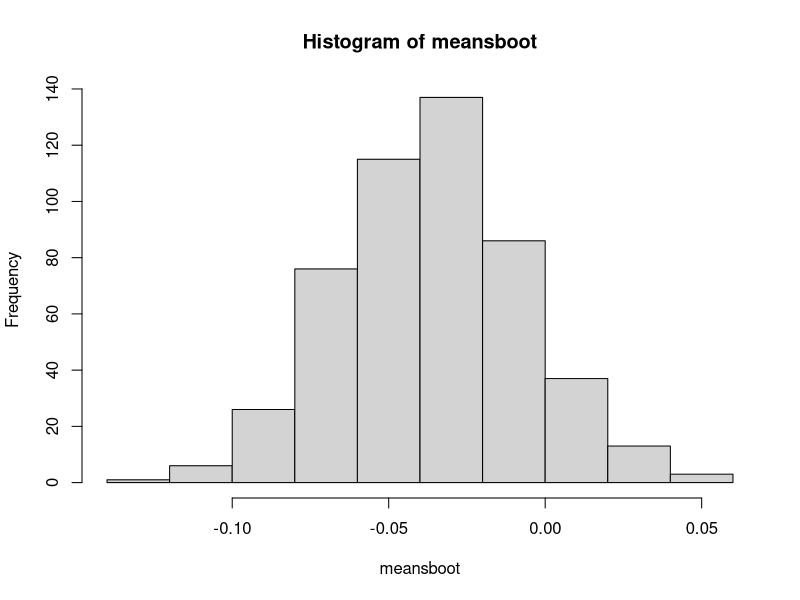
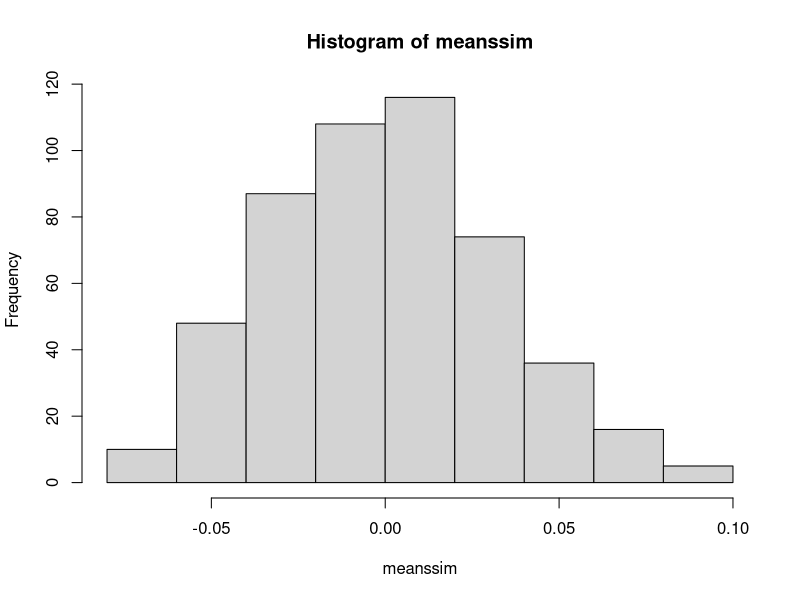
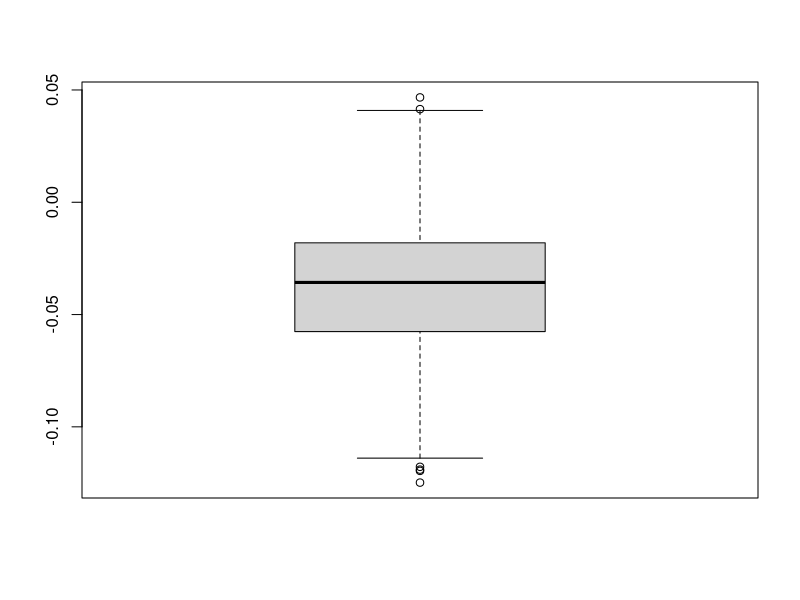
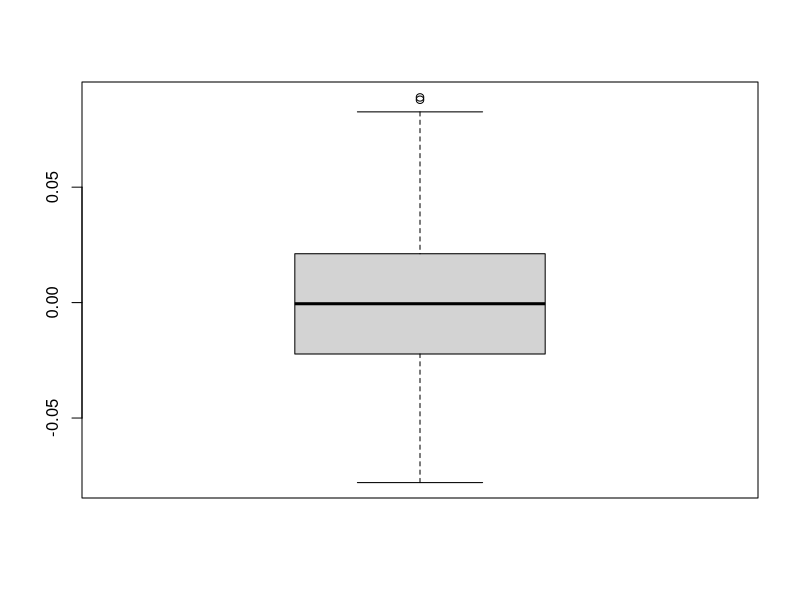
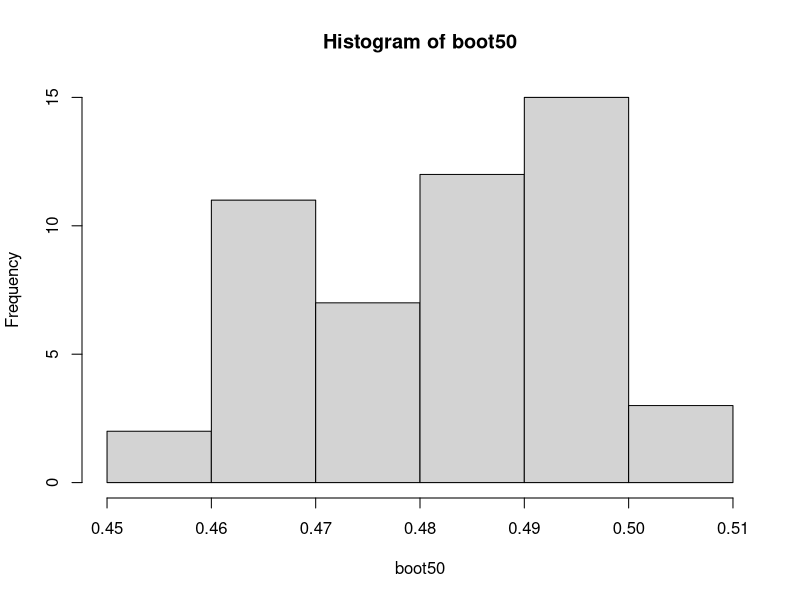
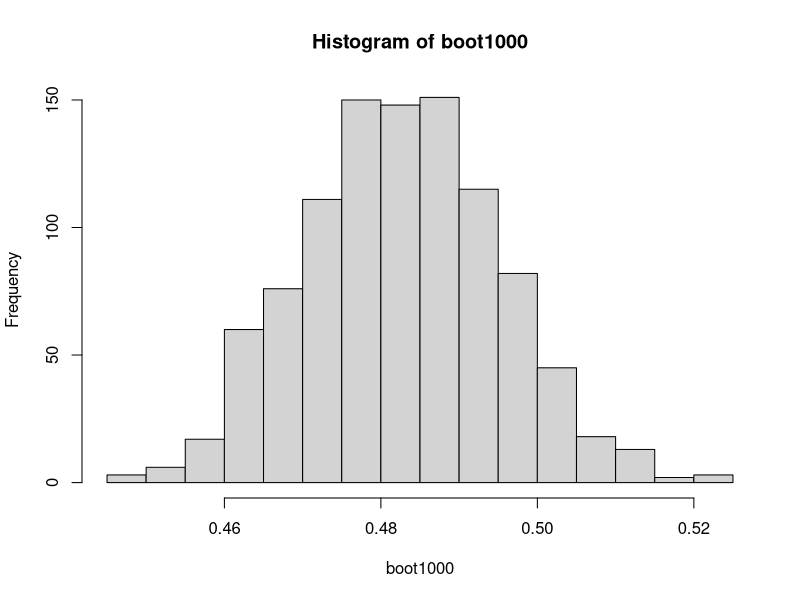
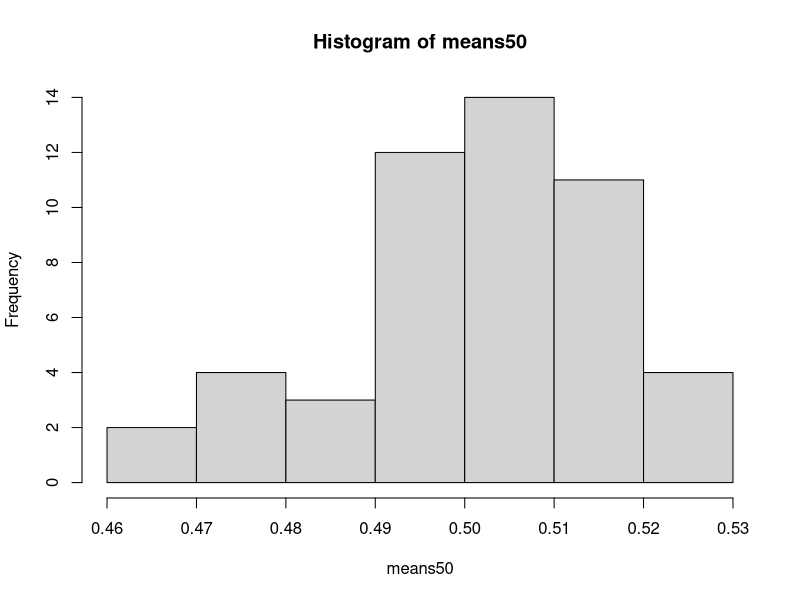
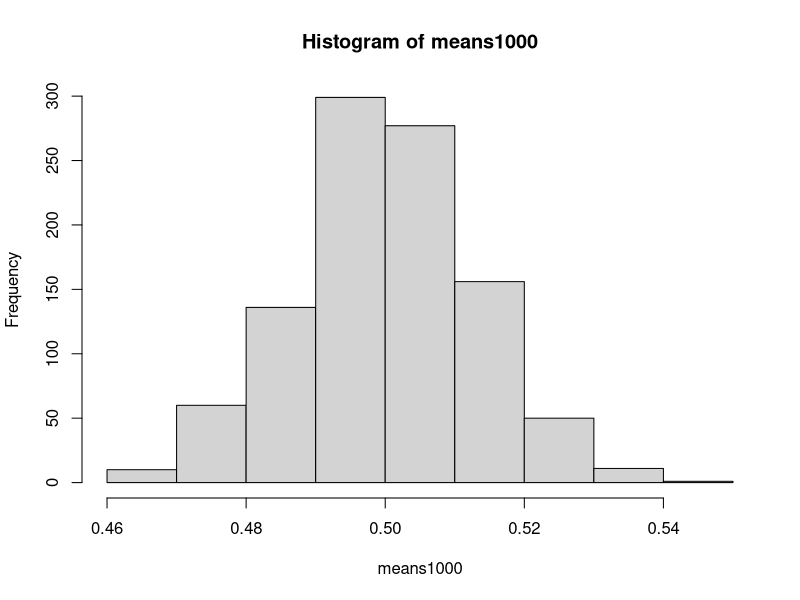

Write R code to recreate these figures, in order. (Note: this script raises an error after producing the figures.)
## ---- chunk 1
knitr::opts_chunk$set(error=TRUE,        # Keep compiling upon error
                      collapse=TRUE,     # collapse by default
                      echo=TRUE,         # echo code by default
                      comment = "#>",    # change comment character
                      fig.width = 10,     # set figure width
                      out.width = "100%", # set width of displayed images
                      warning=TRUE,      # show R warnings
                      message=FALSE)     # show R messages

packageTest<- function(x)  {
    if (!require(x,character.only = TRUE))  {
      install.packages(x,dep=TRUE)
      if(!require(x,character.only = TRUE)) stop("Package not found")
    }
}

options(warn=-1)
## ---- chunk 2
summe=0
for (i in 1:1000){
  summe=summe+rnorm(500,0,1)
}
meanssim <- summe/1000
## ---- chunk 3
packageTest('boot')
bootdata <- rnorm(500,0,1)
bootfunc <- function(x,d) {
  x[d]
}
boot <- boot(bootdata, bootfunc, R = 1000)
boot <- boot$t
meansboot <- colMeans(boot)
## ---- chunk 4
hist(meansboot)
hist(meanssim)
boxplot(meansboot)
boxplot(meanssim)

shapiro.test(meansboot)
shapiro.test(meanssim)
## ---- chunk 5
packageTest('car')
levene <- c(meansboot,meanssim)
levgroup <- as.factor(c(rep(1, length(meansboot)), rep(2, length(meanssim))))
leveneTest(levene,levgroup)

t.test(meansboot,meanssim,var.equal=TRUE)


## ---- chunk 6
knitr::opts_chunk$set(error=TRUE,        # Keep compiling upon error
                      collapse=TRUE,     # collapse by default
                      echo=TRUE,         # echo code by default
                      comment = "#>",    # change comment character
                      fig.width = 10,     # set figure width
                      out.width = "100%", # set width of displayed images
                      warning=TRUE,      # show R warnings
                      message=FALSE)     # show R messages

packageTest<- function(x)  {
    if (!require(x,character.only = TRUE))  {
      install.packages(x,dep=TRUE)
      if(!require(x,character.only = TRUE)) stop("Package not found")
    }
}

options(warn=-1)
## ---- chunk 7
means50 = matrix(NA, nrow = 50, ncol = 1)
for (i in 1:50){
  summe = runif(500,0,1)
  means50[i,] = mean(summe)
}

means1000 = matrix(NA, nrow = 1000, ncol = 1)
for (i in 1:1000){
  summe = runif(500,0,1)
  means1000[i,] = mean(summe)
}
head(means1000)
## ---- chunk 8
packageTest('boot')
bootdata <- runif(500,0,1)
bootfunc <- function(data,i) {
  d <- data[i]
  return(mean(d))
}

boot50 <- boot(bootdata, bootfunc, R = 50)
boot50 <- boot50$t
boot50

boot1000 <- boot(bootdata, bootfunc, R = 1000)
boot1000 <- boot1000$t

hist(boot50)
hist(boot1000)
hist(means50)
hist(means1000)
boxplot(boot50, main='Boxplot of Bootstrap (R = 50)')
boxplot(boot1000, main='Boxplot of Bootstrap (R = 1000)')
boxplot(means50, main='Boxplot of n=50')
boxplot(means1000, main='Boxplot of n=1000')
par(mfrow=c(2,2))
qqnorm(boot50, main='QQPlot Bootstrap (R = 50)')
qqline(boot50)
qqnorm(boot1000, main='QQPlot Bootstrap (R = 1000)')
qqline(boot1000)
qqnorm(means50, main='QQPlot n=50')
qqline(means50)
qqnorm(means1000, main='QQPlot n=1000')
qqline(means1000)

shapiro.test(means50)
shapiro.test(means1000)
shapiro.test(boot50)
shapiro.test(boot1000)
## ---- chunk 9
packageTest('car')

levene50 <- c(means50,boot50)
levene1000 <- c(means1000,boot1000)

levgroup50 <- as.factor(c(rep(1, length(means50)), rep(2, length(boot50))))
levgroup1000 <- as.factor(c(rep(1, length(means1000)), rep(2, length(boot1000))))

leveneTest(levene50, levgroup50)
cat('\n')
leveneTest(levene1000, levgroup1000)

t.test(means50, boot50, var.equal = TRUE)
cat('\n')
t.test(means1000, boot1000, var.equal = TRUE)
## ---- chunk 10
#load("Donald.RData")

vergleich <- lm(data = Donald_1, Trump ~ Geschlecht + Alter + Minderheit + Fremdenfeindlich + IQ)

theta <- function(formula, data, indices){
  d <- data[indices,]
  fit <- lm(formula, data = d)
  return(coef(fit))
}

boot50_1 <- boot(data=Donald_1, statistic=theta, R=50, formula=Trump~.)
par(mfrow=c(1,2))
for (i in 1:6){
plot(boot50_1, index=i, main=substitute(paste('boot_50: Coefficient ', i)))
t.test(boot50_1$t[,i], mu=vergleich$coefficients[1])
}

boot100_1 <- boot(data=Donald_1, statistic=theta, R=100, formula=Trump~.)
par(mfrow=c(1,4))
for (i in 1:6){
plot(boot100_1, index=i, main= )
t.test(boot100_1$t[,i], mu=vergleich$coefficients[1])
}

boot1000_1 <- boot(data=Donald_1, statistic=theta, R=1000, formula=Trump~.)
par(mfrow=c(1,4))
for (i in 1:6){
plot(boot1000_1, index=i)
t.test(boot1000_1$t[,i], mu=vergleich$coefficients[1])
}

boot10000_1 <- boot(data=Donald_1, statistic=theta, R=10000, formula=Trump~.)
par(mfrow=c(1,4))
for (i in 1:6){
plot(boot10000_1, index=i)
t.test(boot10000_1$t[,i], mu=vergleich$coefficients[1])
}
## ---- chunk 11
#install.packages('boot')
library('boot')
Konfi50 <- matrix(NA,2,6)
colnames(Konfi50) <- c("Intercept","Geschlecht","Alter","Minderheit","Fremdenfeindlich","IQ")
rownames(Konfi50) <- c("Von:","Bis:")

for(i in 1:6)
{
    Konfi50[1,i] <- boot.ci(boot50_1, type="basic", index = i)$basic[4]
    Konfi50[2,i] <- boot.ci(boot50_1, type="basic", index = i)$basic[5]
}
Konfi100 <- matrix(NA,2,6)
colnames(Konfi100) <- c("Intercept","Geschlecht","Alter","Minderheit","Fremdenfeindlich","IQ")
rownames(Konfi100) <- c("Von:","Bis:")

for(i in 1:6)
{
    Konfi100[1,i] <- boot.ci(boot100_1, type="basic", index = i)$basic[4]
    Konfi100[2,i] <- boot.ci(boot100_1, type="basic", index = i)$basic[5]
}
Konfi1000 <- matrix(NA,2,6)
colnames(Konfi1000) <- c("Intercept","Geschlecht","Alter","Minderheit","Fremdenfeindlich","IQ")
rownames(Konfi1000) <- c("Von:","Bis:")

for(i in 1:6)
{
    Konfi1000[1,i] <- boot.ci(boot100_1, type="basic", index = i)$basic[4]
    Konfi1000[2,i] <- boot.ci(boot100_1, type="basic", index = i)$basic[5]
}
Konfi10000 <- matrix(NA,2,6)
colnames(Konfi10000) <- c("Intercept","Geschlecht","Alter","Minderheit","Fremdenfeindlich","IQ")
rownames(Konfi10000) <- c("Von:","Bis:")

for(i in 1:6)
{
    Konfi10000[1,i] <- boot.ci(boot100_1, type="basic", index = i)$basic[4]
    Konfi10000[2,i] <- boot.ci(boot100_1, type="basic", index = i)$basic[5]
}
Konfi50
Konfi100
Konfi1000
Konfi10000
